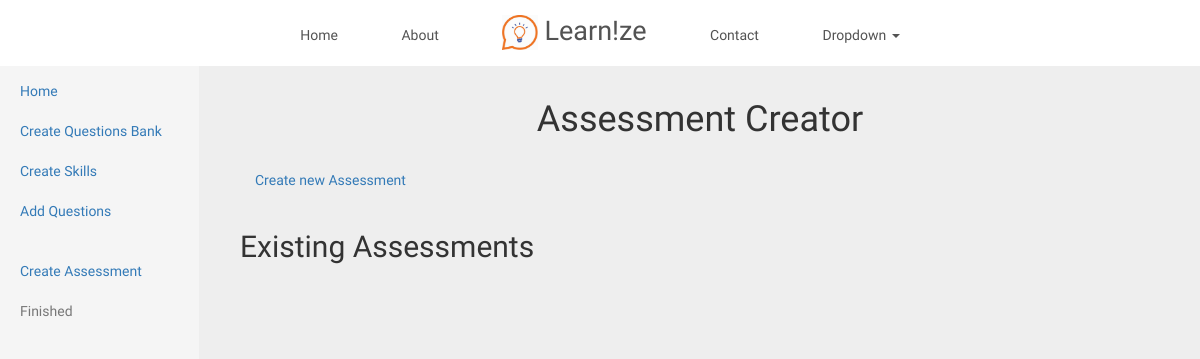
The page /assessment/create/home on the database as committed earlier.
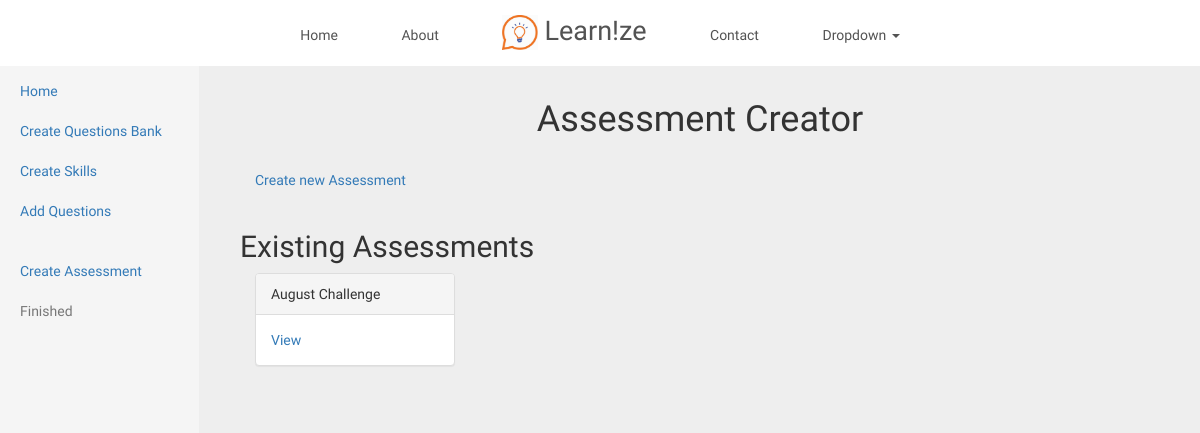
The same page on the database as committed later.
### Assessment/models.py (models this page shows, shortened)
class Assessment(models.Model):
	id=models.AutoField(primary_key=True)
	link = models.CharField(max_length=250, blank=True, default='',unique=True )
	name = models.CharField(max_length=250)
	desc=models.CharField(max_length=250)
	duration=models.IntegerField(default=30)
	positive=models.IntegerField(default=4)
	negative=models.IntegerField(default=-1)
	bank=models.ForeignKey(questionBank, on_delete=models.CASCADE)

### Assessment/views.py (the view)
class assessmentCreateHome(generic.ListView):
	template_name = "Assessment/create/home.html"
	def get_queryset(self):
		return Assessment.objects.all()

### Assessment/templates/Assessment/create/home.html
{% extends 'Assessment/wizard.html' %}
{% load staticfiles %}
{% block wizardType %}
<div class="col-sm-9 col-sm-offset-3 col-md-10 col-md-offset-2 main">
      <h1 class="page-header"><center>Assessment Creator</center></h1>
      <div class="col-sm-6">
        <a href="{% url 'Assessment:createAssessment' %}">Create new Assessment</a>
      </div>
      <br><br>
      <h2>Existing Assessments</h2>
      {% for object in object_list %}
      <div class="col-sm-3">
      <div class="panel panel-default">
        <div class="panel-heading">
        {{ object.name }}
        </div>
        <div class="panel-body">
        <a href="{% url 'Assessment:assessmentCreateDetail' object.pk%}">View</a>
        </div>
      </div>
    </div>
    {% endfor %}
</div>
{% endblock %}

### Assessment/templates/Assessment/wizard.html (shortened to what this page needs)
{% extends 'Assessment/base.html' %}
{% load staticfiles %}
{% block body %}
<link rel="stylesheet" type="text/css" href="{% static 'Assessment/wizard.css' %}">
   <div class="container-fluid">
      <div class="row">
        <div class="col-sm-3 col-md-2 sidebar">
          <ul class="nav nav-sidebar">
            <li><a href="{% url 'Assessment:wizardHome' %}">Home<span class="sr-only">(current)</span></a></li>
            <li><a href="{% url 'Assessment:wizardBank' %}">Create Questions Bank</a></li>
            <li><a href="{% url 'Assessment:wizardSkills' %}">Create Skills</a></li>
            <li><a href="{% url 'Assessment:wizardQuestions' %}">Add Questions</a></li>
          </ul>
          <ul class="nav nav-sidebar">
            <li><a href="{% url 'Assessment:createHome' %}">Create Assessment</a></li>
            <li class="disabled"><a href="#">Finished</a></li>
          </ul>
        </div>
        {% block wizardType %}
        {% endblock %}
      </div>
    </div>
{% endblock %}

### Assessment/templates/Assessment/base.html (shortened to what this page needs)
<!DOCTYPE html>
<html lang="en">
  <head>
    {% load staticfiles %}
    <link rel="stylesheet" href="https://maxcdn.bootstrapcdn.com/bootstrap/3.3.7/css/bootstrap.min.css">
    <link href="{% static 'Assessment/auth.css' %}" rel="stylesheet">
    <link href="{% static 'Assessment/style.css' %}" rel="stylesheet">
  </head>
  <body>
  <nav class="navbar navbar-default navbar-fixed-top">
      <div class="container">
        <div id="navbar" class="navbar-collapse collapse">
          <ul class="nav navbar-nav">
            <li><a href="#">Home</a></li>
            <li><a href="#about">About</a></li>
            <li><a href="#" style="font-size: 27px;"><img src="{%static 'Assessment/img/logo.jpg' %}" height="35px" width="auto"> Learn!ze </a></li>
            <li><a href="#contact">Contact</a></li>
            <li class="dropdown">
              <a href="#" class="dropdown-toggle" data-toggle="dropdown" role="button" aria-haspopup="true" aria-expanded="false">Dropdown <span class="caret"></span></a>
            </li>
          </ul>
        </div>
      </div>
    </nav>
    <br><br><br><br>
    {% block body %}
    {% endblock %}
  </body>
</html>

### Assessment/static/Assessment/style.css (style rules this page uses)
body { font-family: 'Raleway', sans-serif; background-color: #eee; }
.navbar, .navbar-nav { width: 100%; text-align: center; }
.navbar-nav > li { display: inline-block; float: none; }
.navbar-nav > li > a { padding-left: 30px; padding-right: 30px; }
.navbar-fixed-top { margin-bottom: 19px; }
.navbar-default { background-color: #ffffff; border-color: #ffffff; }
.navbar-default .navbar-nav > li > a { color: #535353; }
.navbar-default .navbar-collapse, .navbar-default .navbar-form { border-color: #535353; }

### Assessment/static/Assessment/wizard.css (style rules this page uses)
.sidebar { display: none; }
@media (min-width: 768px) { .sidebar { position: fixed; top: 51px; bottom: 0; left: 0; z-index: 1000; display: block; padding: 20px; overflow-x: hidden; overflow-y: auto; background-color: #f5f5f5; border-right: 1px solid #eee; } }
.nav-sidebar { margin-right: -21px; margin-bottom: 20px; margin-left: -20px; }
.nav-sidebar > li > a { padding-right: 20px; padding-left: 20px; }
.main { padding: 20px; }
@media (min-width: 768px) { .main { padding-right: 40px; padding-left: 40px; } }
.main .page-header { margin-top: 0; }

Rows that differ between the two databases and show on the page:
added Assessment: name "August Challenge"
